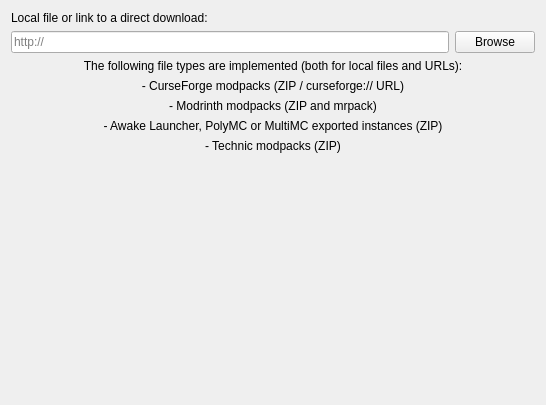
<?xml version="1.0" encoding="UTF-8"?>
<ui version="4.0">
 <class>ImportPage</class>
 <widget class="QWidget" name="ImportPage">
  <property name="geometry">
   <rect>
    <x>0</x>
    <y>0</y>
    <width>546</width>
    <height>405</height>
   </rect>
  </property>
  <layout class="QGridLayout" name="gridLayout">
   <item row="2" column="0">
    <widget class="QLineEdit" name="modpackEdit">
     <property name="placeholderText">
      <string notr="true">http://</string>
     </property>
    </widget>
   </item>
   <item row="2" column="1">
    <widget class="QPushButton" name="modpackBtn">
     <property name="text">
      <string>Browse</string>
     </property>
    </widget>
   </item>
   <item row="3" column="0" rowspan="2" colspan="2">
    <layout class="QVBoxLayout" name="verticalLayout">
     <item>
      <widget class="QLabel" name="label">
       <property name="text">
        <string>The following file types are implemented (both for local files and URLs):</string>
       </property>
       <property name="alignment">
        <set>Qt::AlignCenter</set>
       </property>
      </widget>
     </item>
     <item>
      <widget class="QLabel" name="label_5">
       <property name="text">
        <string>- CurseForge modpacks (ZIP / curseforge:// URL)</string>
       </property>
       <property name="alignment">
        <set>Qt::AlignCenter</set>
       </property>
      </widget>
     </item>
     <item>
      <widget class="QLabel" name="label_3">
       <property name="text">
        <string>- Modrinth modpacks (ZIP and mrpack)</string>
       </property>
       <property name="alignment">
        <set>Qt::AlignCenter</set>
       </property>
      </widget>
     </item>
     <item>
      <widget class="QLabel" name="label_2">
       <property name="text">
        <string>- Awake Launcher, PolyMC or MultiMC exported instances (ZIP)</string>
       </property>
       <property name="alignment">
        <set>Qt::AlignCenter</set>
       </property>
      </widget>
     </item>
     <item>
      <widget class="QLabel" name="label_4">
       <property name="text">
        <string>- Technic modpacks (ZIP)</string>
       </property>
       <property name="alignment">
        <set>Qt::AlignCenter</set>
       </property>
      </widget>
     </item>
    </layout>
   </item>
   <item row="5" column="0" colspan="2">
    <spacer name="verticalSpacer">
     <property name="orientation">
      <enum>Qt::Vertical</enum>
     </property>
     <property name="sizeHint" stdset="0">
      <size>
       <width>20</width>
       <height>40</height>
      </size>
     </property>
    </spacer>
   </item>
   <item row="0" column="0" colspan="2">
    <widget class="QLabel" name="modpackLabel">
     <property name="text">
      <string>Local file or link to a direct download:</string>
     </property>
    </widget>
   </item>
  </layout>
 </widget>
 <resources/>
 <connections/>
</ui>
